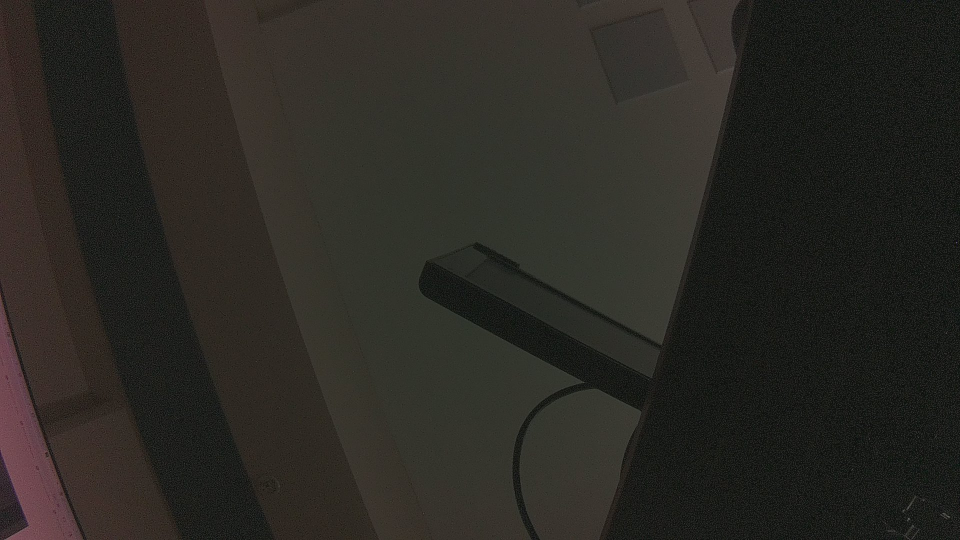
#> input picture archive/camera_test.jpg, 1920 x 1080 px, given in place of raw, format=BGR ! appsink drop=true max-buffers=1 sync=false, which was not available (shown at 1/2 size)
$ python camera_quality_robust.py   (older library calls are emulated)
#> lines starting #> are read from the running program, lines starting #| are printed output that depends on the picture; after the words box and inside, x2 and y2 are one past the last pixel; in counts of white or black regions, pixels touching at a corner belong together; pictures that were not available may be replaced by others from this repository, and a replacement may not be noted
#> in test_robust_quality, frame is the input picture: shape (1080, 1920, 3); mean B, G, R 35.5, 40.5, 42.4
#!/usr/bin/env python3
"""
Robust Camera Quality Detection
Uses multiple complementary techniques to detect occlusion
"""

import cv2
import numpy as np

def assess_camera_quality_robust(frame):
    """
    Multi-method approach to detect if camera is providing useful data
    """
    if frame is None:
        return 0.0, {}

    gray = cv2.cvtColor(frame, cv2.COLOR_BGR2GRAY)
    h, w = gray.shape
#> h = 1080; w = 1920

    metrics = {}
    scores = []

    # 1. HISTOGRAM ANALYSIS - Check if image has good distribution
    hist = cv2.calcHist([gray], [0], None, [256], [0, 256])
#> hist = 256 values, max 116973 at index 51, min 0 at index 125, mean 8100
    hist = hist.flatten() / hist.sum()  # Normalize
#> hist = 256 values, max 0.0564 at index 51, min 0 at index 125, mean 0.00391

    # Entropy - higher = more information
    entropy = -np.sum(hist * np.log2(hist + 1e-10))
#> entropy = 5.66
    metrics['entropy'] = entropy

    # Most pixels in narrow range = likely covered
    dominant_bin = np.max(hist)
#> dominant_bin = 0.0564
    metrics['dominant_bin'] = dominant_bin

    # Score based on entropy (typical: 5-7 for normal, <3 for covered)
    if entropy < 2:
        entropy_score = 0.0
    elif entropy < 4:
        entropy_score = (entropy - 2) / 2
    else:
        entropy_score = 1.0
    scores.append(('entropy', entropy_score, 0.3))

    # 2. TEXTURE ANALYSIS - Look for actual patterns
    # Divide image into blocks and check variance
    block_size = 64
    block_variances = []
    for y in range(0, h - block_size, block_size):
        for x in range(0, w - block_size, block_size):
            block = gray[y:y+block_size, x:x+block_size]
            block_variances.append(np.var(block))
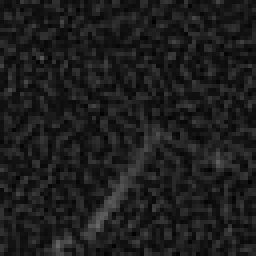
#> block: shape (64, 64) (shown 4 times larger); min 1, max 104, mean 29
#> after the loop, block_variances = 464 values, max 604.1 at index 435, min 3.01 at index 215, mean 70.56

    # How many blocks have significant variance?
    significant_blocks = np.sum(np.array(block_variances) > 100)
#> significant_blocks = 164
    total_blocks = len(block_variances)
#> total_blocks = 464
    texture_ratio = significant_blocks / total_blocks if total_blocks > 0 else 0
#> texture_ratio = 0.353
    metrics['texture_ratio'] = texture_ratio

    # Score (need at least 20% blocks with texture)
    texture_score = min(texture_ratio * 5, 1.0)
#> texture_score = 1
    scores.append(('texture', texture_score, 0.3))

    # 3. COLOR CHANNEL ANALYSIS - Check if all channels similar (gray/black)
    if len(frame.shape) == 3:
        b, g, r = cv2.split(frame)
        # Check correlation between channels
        bg_corr = np.corrcoef(b.flatten(), g.flatten())[0, 1]
#> bg_corr = 0.981
        gr_corr = np.corrcoef(g.flatten(), r.flatten())[0, 1]
#> gr_corr = 0.948
        rb_corr = np.corrcoef(r.flatten(), b.flatten())[0, 1]
#> rb_corr = 0.965
        avg_corr = (bg_corr + gr_corr + rb_corr) / 3
#> avg_corr = 0.965
        metrics['color_correlation'] = avg_corr

        # High correlation (>0.95) suggests grayscale/covered
        if avg_corr > 0.98:
            color_score = 0.0  # Extremely correlated = likely covered
        elif avg_corr > 0.95:
            color_score = (0.98 - avg_corr) / 0.03
#> color_score = 0.505
        else:
            color_score = 1.0
        scores.append(('color', color_score, 0.2))

    # 4. GRADIENT MAGNITUDE - Look for edges at multiple scales
    # Sobel gradients
    grad_x = cv2.Sobel(gray, cv2.CV_64F, 1, 0, ksize=3)
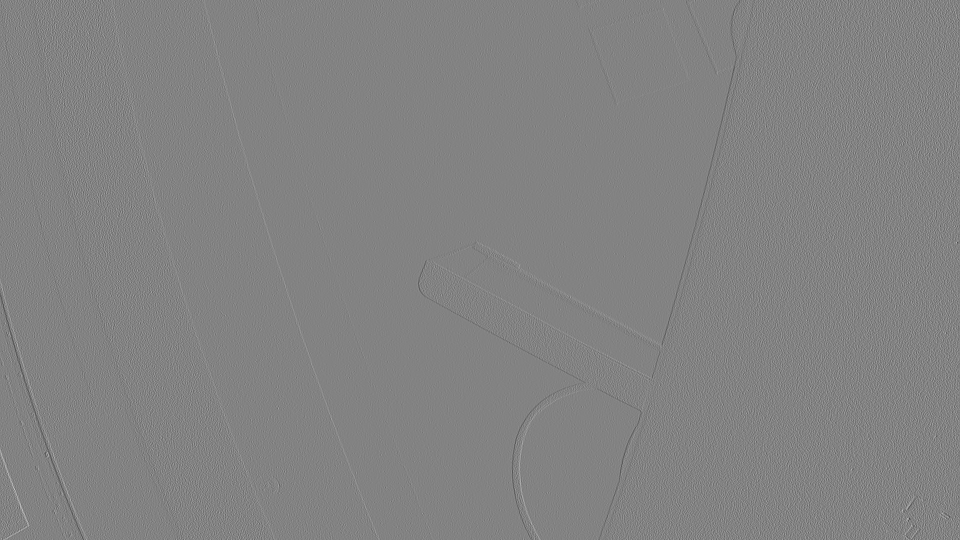
#> grad_x: shape (1080, 1920) float64 (shown at 1/2 size); min -461, max 438, mean -0.1; drawn with min black and max white
    grad_y = cv2.Sobel(gray, cv2.CV_64F, 0, 1, ksize=3)
    magnitude = np.sqrt(grad_x**2 + grad_y**2)
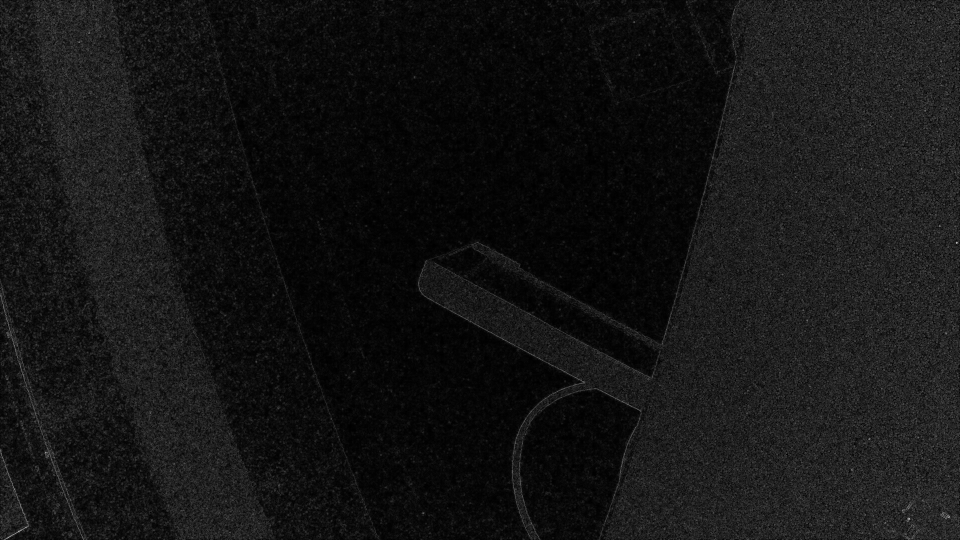
#> magnitude: shape (1080, 1920) float64 (shown at 1/2 size); min 0, max 461, mean 37.9; drawn with min black and max white

    # What percentage of pixels have significant gradients?
    significant_gradients = np.sum(magnitude > 20) / magnitude.size
#> significant_gradients = 0.598
    metrics['gradient_ratio'] = significant_gradients

    # Score (need at least 5% pixels with edges)
    if significant_gradients < 0.01:
        gradient_score = 0.0
    elif significant_gradients < 0.05:
        gradient_score = significant_gradients * 20
    else:
        gradient_score = 1.0
    scores.append(('gradient', gradient_score, 0.2))

    # 5. ABSOLUTE DARKNESS CHECK - Simple but effective
    mean_brightness = np.mean(gray)
#> mean_brightness = 40.46
    metrics['brightness'] = mean_brightness

    if mean_brightness < 5:
        brightness_score = 0.0  # Essentially black
    elif mean_brightness < 20:
        brightness_score = mean_brightness / 20
    else:
        brightness_score = 1.0  # Don't penalize bright scenes

    # Override everything if it's just dark
    if mean_brightness < 10:
        return brightness_score * 0.1, metrics

    # Weighted combination
    total_score = 0
    for name, score, weight in scores:
        metrics[f'{name}_score'] = score
        total_score += score * weight
#> this loop made 4 passes
#> (name, score, weight, total_score) on passes 1 to 4: ('entropy', 1, 0.3, 0.3), ('texture', 1, 0.3, 0.6), ('color', 0.505, 0.2, 0.701), ('gradient', 1, 0.2, 0.901)
#> after the loop, metrics = 10 items; total_score = 0.901

    return total_score, metrics


def test_robust_quality():
    """Test the robust quality detection"""

    pipeline = (
        "nvarguscamerasrc sensor-id=0 sensor-mode=2 ! "
        "video/x-raw(memory:NVMM), width=1920, height=1080, "
        "format=NV12, framerate=30/1 ! "
        "nvvidconv ! video/x-raw, width=960, height=540, format=BGRx ! "
        "videoconvert ! video/x-raw, format=BGR ! "
        "appsink drop=true max-buffers=1 sync=false"
    )

    cap = cv2.VideoCapture(pipeline, cv2.CAP_GSTREAMER)

    print("\n" + "="*60)
    print("ROBUST CAMERA QUALITY TEST")
    print("="*60)
    print("\nThis should detect:")
    print("- Covered camera (dark/uniform)")
    print("- Low information content")
    print("- Lack of texture/edges")
    print("\nPress 'q' to quit\n")

    frame_count = 0
    quality_history = []

    while True:
        ret, frame = cap.read()
        if not ret:
            continue

        quality, metrics = assess_camera_quality_robust(frame)
#> quality = 0.901; metrics = 10 items
        quality_history.append(quality)
        if len(quality_history) > 30:
            quality_history.pop(0)

        # Print every 15 frames
        if frame_count % 15 == 0:
            print(f"\n[Frame {frame_count}]")
            print(f"  Entropy:  {metrics.get('entropy', 0):.2f} (score: {metrics.get('entropy_score', 0):.2f})")
#|   Entropy:  5.66 (score: 1.00)
            print(f"  Texture:  {metrics.get('texture_ratio', 0):.2f} (score: {metrics.get('texture_score', 0):.2f})")
#|   Texture:  0.35 (score: 1.00)
            print(f"  Gradient: {metrics.get('gradient_ratio', 0):.3f} (score: {metrics.get('gradient_score', 0):.2f})")
#|   Gradient: 0.598 (score: 1.00)
            if 'color_correlation' in metrics:
                print(f"  Color:    {metrics.get('color_correlation', 0):.3f} (score: {metrics.get('color_score', 0):.2f})")
#|   Color:    0.965 (score: 0.51)
            print(f"  Bright:   {metrics.get('brightness', 0):.0f}")
#|   Bright:   40
            print(f"  >>> QUALITY: {quality:.2f} <<<")
#|   >>> QUALITY: 0.90 <<<

        # Visual display
        small = cv2.resize(frame, (640, 360))
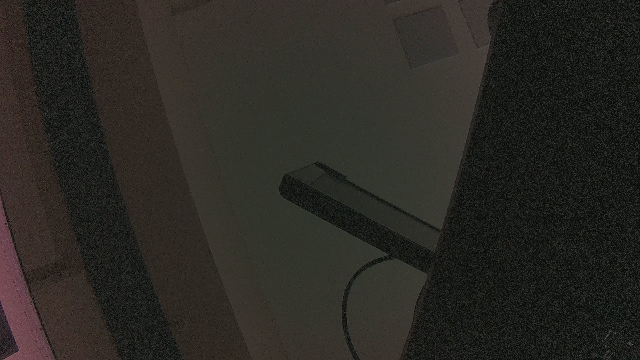
#> small: shape (360, 640, 3); mean B, G, R 35.5, 40.5, 42.4

        # Determine status
        if quality > 0.6:
            status = "GOOD"
            color = (0, 255, 0)
        elif quality > 0.3:
            status = "DEGRADED"
            color = (0, 255, 255)
        else:
            status = "OCCLUDED"
            color = (0, 0, 255)

        # Main status
        cv2.putText(small, f"Quality: {quality:.2f}", (30, 40),
                   cv2.FONT_HERSHEY_SIMPLEX, 1.2, color, 2)
        cv2.putText(small, status, (30, 80),
                   cv2.FONT_HERSHEY_SIMPLEX, 1.0, color, 2)

        # Quality history graph
        graph_y = 340
        graph_h = 100
        if len(quality_history) > 1:
            for i in range(1, len(quality_history)):
                x1 = 30 + (i-1) * 20
                x2 = 30 + i * 20
                y1 = graph_y - int(quality_history[i-1] * graph_h)
                y2 = graph_y - int(quality_history[i] * graph_h)
                cv2.line(small, (x1, y1), (x2, y2), (0, 255, 0), 2)

        # Graph baseline
        cv2.line(small, (30, graph_y), (630, graph_y), (100, 100, 100), 1)
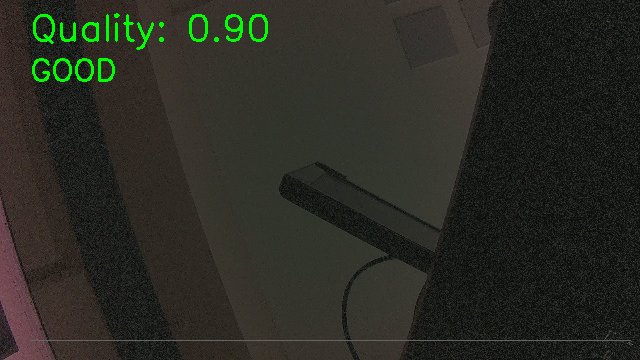
#> small: shape (360, 640, 3); mean B, G, R 35.3, 42.8, 42.1
        cv2.line(small, (30, graph_y - graph_h//2), (630, graph_y - graph_h//2), (50, 50, 50), 1)
#> small: shape (360, 640, 3); 0.26% of pixels changed, all inside (x1, y1, x2, y2) = (30, 290, 631, 291)

        # Metrics bars
        y = 120
        for name, value in [
            ("Entropy", metrics.get('entropy_score', 0)),
            ("Texture", metrics.get('texture_score', 0)),
            ("Gradient", metrics.get('gradient_score', 0))
        ]:
            cv2.putText(small, name, (30, y), cv2.FONT_HERSHEY_SIMPLEX, 0.5, (200, 200, 200), 1)
            bar_width = int(150 * value)
            cv2.rectangle(small, (120, y-10), (120+bar_width, y), (0, 200, 0), -1)
            cv2.rectangle(small, (120, y-10), (270, y), (100, 100, 100), 1)
            y += 25
#> this loop made 3 passes
#> (name, y) on passes 1 to 3: ('Entropy', 145), ('Texture', 170), ('Gradient', 195)
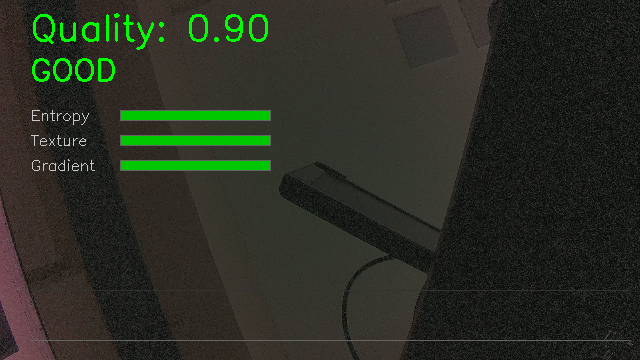
#> small: shape (360, 640, 3); mean B, G, R 35.2, 46.1, 41.7
#> after the loop, y = 195

        cv2.imshow("Robust Quality Test", small)

        if cv2.waitKey(1) & 0xFF == ord('q'):
#> (key q is pressed here)
            break

        frame_count += 1

    cap.release()
    cv2.destroyAllWindows()
    print("\n✓ Test complete")


if __name__ == "__main__":
    test_robust_quality()
